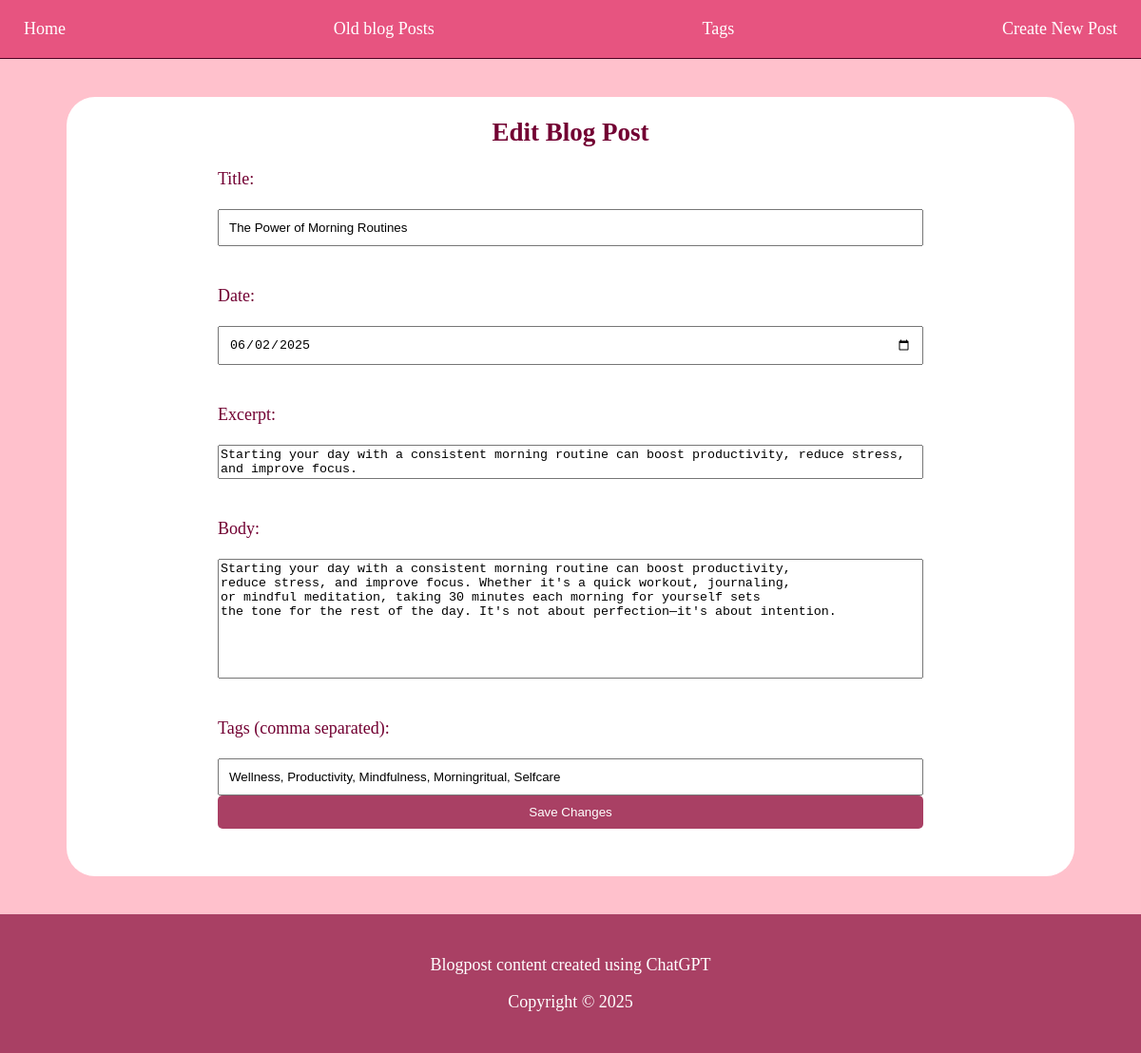
Screenshot of /edit/1 with the database file from the repository.
### app.py (models this page shows)
class Post(db.Model):
    __tablename__ = 'posts'
    id = db.Column(db.Integer, primary_key=True)
    title = db.Column(db.String(200), nullable=False)
    date = db.Column(db.String(20), nullable=False)
    excerpt = db.Column(db.Text, nullable=False)
    body = db.Column(db.Text, nullable=False)
    tags = db.relationship('Tag', secondary=post_tags, backref=db.backref('posts', lazy='dynamic'))

class Tag(db.Model):
    __tablename__ = 'tags'
    id = db.Column(db.Integer, primary_key=True)
    name = db.Column(db.String(50), unique=True, nullable=False)

### app.py (the view, shortened to what this page needs)
@app.route('/edit/<int:post_id>', methods=['GET', 'POST'])
def edit_post(post_id):
    post = Post.query.get_or_404(post_id)
    return render_template('edit_post.html', post=post, year=2025)

### templates/edit_post.html (shortened to what this page needs)
<!doctype html>
<html>
  <head>
    <link rel="stylesheet" href="{{ url_for('static', filename='style.css') }}">
  </head>
  <body>
    <nav class="navbar">
      <a class="nav-link" href="{{ url_for('home') }}">Home</a>
      <a class="nav-link" href="{{ url_for('blogarchive') }}">Old blog Posts</a>
      <a class="nav-link" href="{{ url_for('tags') }}">Tags</a>
      <a class="nav-link" href="{{ url_for('create_post') }}">Create New Post</a>
    </nav>
    <section class="content">
      <h1>Edit Blog Post</h1>
      <form class="editPostForm" method="post" action="#">
        <label for="title">Title:</label><br>
        <input type="text" id="titleBox" name="title" value="{{ post.title }}" required><br><br>
        <label for="date">Date:</label><br>
        <input type="date" id="dateBox" name="date" value="{{ post.date }}" required><br><br>
        <label for="excerpt">Excerpt:</label><br>
        <textarea id="excerptBox" name="excerpt" rows="2" required>{{ post.excerpt }}</textarea><br><br>
        <label for="body">Body:</label><br>
        <textarea id="bodyBox" name="body" rows="8" required>{{ post.body }}</textarea><br><br>
        <label for="tags">Tags (comma separated):</label><br>
        <input type="text" id="tagsBox" name="tags" value="{% for tag in post.tags %}{{ tag.name|capitalize }}{% if not loop.last %}, {% endif %}{% endfor %}">
        <button type="submit">Save Changes</button>
      </form>
    </section>
    <footer>
      <p>Blogpost content created using ChatGPT</p>
      <p>Copyright © {{year}}</p>
    </footer>
  </body>
</html>

### static/style.css (style rules this page uses)
body { margin:0; font-size: 18px; color: #720032; background-color: #FFC1CC; }
nav { display: flex; flex-direction: row; justify-content: space-between; padding: 10px 20px; border-bottom: 1px solid; border-color: #4b0021; background-color: #E75480; }
nav a { color: #FFFFFF; text-decoration: none; border-radius: 5px; padding: 10px 5px; }
.content { background-color: #FFFFFF; display:flex; flex-direction: column; align-items: center; margin: 40px 70px; border-radius: 30px; }
.createPostForm, .editPostForm { width: 70%; margin-bottom: 50px; display: flex; flex-direction: column; }
#bodyBox, #excerptBox { resize: none; }
#titleBox, #dateBox, #tagsBox, #commentTitleBox, #commentDateBox, #searchBox { padding: 10px; }
button { background: #A94064; color: #fff; border: none; border-radius: 5px; padding: 10px 16px; cursor: pointer; }
footer { background-color: #A94064; color: white; padding: 25px 0; text-align: center; }

### rows the page displays
Post: title "The Power of Morning Routines", date "06/02/2025", excerpt "Starting your day with a consistent morning routine can boost productivity, reduce stress, and improve focus.", body "Starting your day with a consistent morning routine can boost productivity, reduce stress, and improve focus. Whether it's a quick workout, journaling, or mindful meditation, taking 30 minutes each morning for yourself sets the tone for the rest of the day. It's not about perfection—it's about intention."
Tag: tags "Wellness, Productivity, Mindfulness, Morningritual, Selfcare"

### other values shown
{{ year }} "2025"
